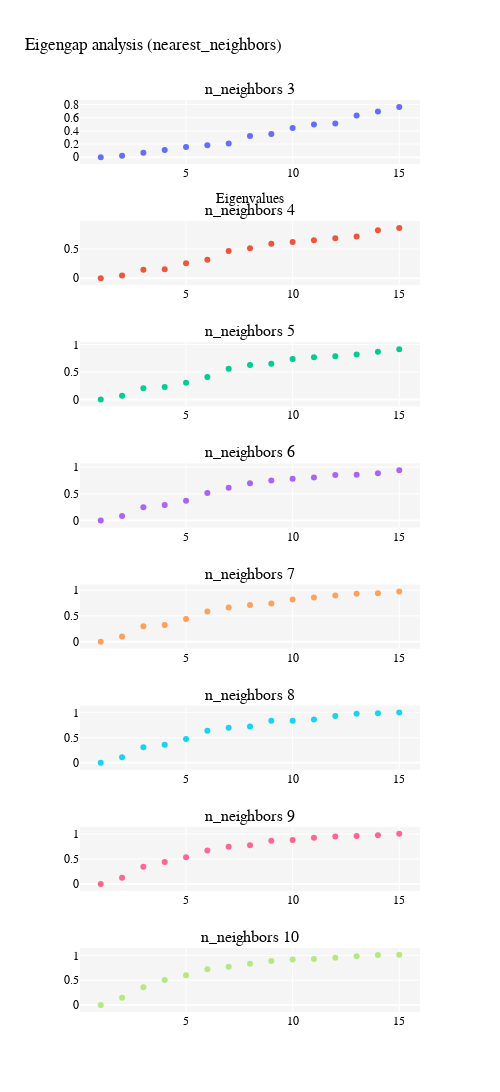

Source (notebook cell):
### Markdown cell above
### 4.1.1 Check number of clusters with different parameters for data_all_reduced

#### Eigengap

### Code cell
eigen_vals_all_neighbors = get_eig_vals(data_all_reduced.iloc[:, :max_dims_all],
                                      "nearest_neighbors", n_neighbors)
fig_eig1 = show_eig_gaps(eigen_vals_all_neighbors, "nearest_neighbors")
fig_eig1.show()

### Figure 1 — Plotly figure (JSON) as saved in the notebook; plotly's stock layout.template omitted (floating-point values rounded to 4 significant figures)
{"data": [{"hovertemplate": "%{x}<extra></extra>", "mode": "markers", "type": "scatter", "x": [1, 2, 3, 4, 5, 6, 7, 8, 9, 10, 11, 12, 13, 14, 15], "xaxis": "x", "y": [6.661e-16, 0.02285, 0.06762, 0.1098, 0.1549, 0.1828, 0.2064, 0.3232, 0.3527, 0.4437, 0.4957, 0.5106, 0.6331, 0.6928, 0.7625], "yaxis": "y"}, {"hovertemplate": "%{x}<extra></extra>", "mode": "markers", "type": "scatter", "x": [1, 2, 3, 4, 5, 6, 7, 8, 9, 10, 11, 12, 13, 14, 15], "xaxis": "x2", "y": [-4.441e-16, 0.04955, 0.1474, 0.1552, 0.2549, 0.3151, 0.4636, 0.5107, 0.5891, 0.6178, 0.6506, 0.6814, 0.7128, 0.8185, 0.8559], "yaxis": "y2"}, {"hovertemplate": "%{x}<extra></extra>", "mode": "markers", "type": "scatter", "x": [1, 2, 3, 4, 5, 6, 7, 8, 9, 10, 11, 12, 13, 14, 15], "xaxis": "x3", "y": [6.661e-16, 0.06797, 0.2039, 0.2246, 0.3048, 0.4071, 0.561, 0.6268, 0.6517, 0.7347, 0.7703, 0.7846, 0.8166, 0.8699, 0.9148], "yaxis": "y3"}, {"hovertemplate": "%{x}<extra></extra>", "mode": "markers", "type": "scatter", "x": [1, 2, 3, 4, 5, 6, 7, 8, 9, 10, 11, 12, 13, 14, 15], "xaxis": "x4", "y": [2.22e-16, 0.08466, 0.2491, 0.2894, 0.3689, 0.5174, 0.6153, 0.6967, 0.7511, 0.7819, 0.8077, 0.8535, 0.8589, 0.8872, 0.9408], "yaxis": "y4"}, {"hovertemplate": "%{x}<extra></extra>", "mode": "markers", "type": "scatter", "x": [1, 2, 3, 4, 5, 6, 7, 8, 9, 10, 11, 12, 13, 14, 15], "xaxis": "x5", "y": [2.22e-16, 0.1009, 0.2981, 0.3223, 0.4376, 0.5845, 0.6614, 0.7128, 0.7423, 0.8161, 0.8572, 0.8969, 0.9304, 0.9404, 0.9738], "yaxis": "y5"}, {"hovertemplate": "%{x}<extra></extra>", "mode": "markers", "type": "scatter", "x": [1, 2, 3, 4, 5, 6, 7, 8, 9, 10, 11, 12, 13, 14, 15], "xaxis": "x6", "y": [6.661e-16, 0.108, 0.311, 0.3601, 0.475, 0.6374, 0.6979, 0.7246, 0.8366, 0.8394, 0.8632, 0.9326, 0.9751, 0.9867, 0.9995], "yaxis": "y6"}, {"hovertemplate": "%{x}<extra></extra>", "mode": "markers", "type": "scatter", "x": [1, 2, 3, 4, 5, 6, 7, 8, 9, 10, 11, 12, 13, 14, 15], "xaxis": "x7", "y": [2.22e-16, 0.1236, 0.3425, 0.4399, 0.535, 0.6708, 0.7474, 0.7761, 0.8674, 0.8818, 0.9243, 0.9524, 0.961, 0.9787, 1.008], "yaxis": "y7"}, {"hovertemplate": "%{x}<extra></extra>", "mode": "markers", "type": "scatter", "x": [1, 2, 3, 4, 5, 6, 7, 8, 9, 10, 11, 12, 13, 14, 15], "xaxis": "x8", "y": [0, 0.1469, 0.3576, 0.5039, 0.5998, 0.722, 0.7721, 0.8294, 0.8885, 0.9159, 0.9285, 0.9512, 0.9812, 1.01, 1.011], "yaxis": "y8"}], "layout": {"annotations": [{"font": {"size": 16}, "showarrow": false, "text": "n_neighbors 3", "x": 0.5, "xanchor": "center", "xref": "paper", "y": 1, "yanchor": "bottom", "yref": "paper"}, {"font": {"size": 16}, "showarrow": false, "text": "n_neighbors 4", "x": 0.5, "xanchor": "center", "xref": "paper", "y": 0.8672, "yanchor": "bottom", "yref": "paper"}, {"font": {"size": 16}, "showarrow": false, "text": "n_neighbors 5", "x": 0.5, "xanchor": "center", "xref": "paper", "y": 0.7344, "yanchor": "bottom", "yref": "paper"}, {"font": {"size": 16}, "showarrow": false, "text": "n_neighbors 6", "x": 0.5, "xanchor": "center", "xref": "paper", "y": 0.6016, "yanchor": "bottom", "yref": "paper"}, {"font": {"size": 16}, "showarrow": false, "text": "n_neighbors 7", "x": 0.5, "xanchor": "center", "xref": "paper", "y": 0.4688, "yanchor": "bottom", "yref": "paper"}, {"font": {"size": 16}, "showarrow": false, "text": "n_neighbors 8", "x": 0.5, "xanchor": "center", "xref": "paper", "y": 0.3359, "yanchor": "bottom", "yref": "paper"}, {"font": {"size": 16}, "showarrow": false, "text": "n_neighbors 9", "x": 0.5, "xanchor": "center", "xref": "paper", "y": 0.2031, "yanchor": "bottom", "yref": "paper"}, {"font": {"size": 16}, "showarrow": false, "text": "n_neighbors 10", "x": 0.5, "xanchor": "center", "xref": "paper", "y": 0.07031, "yanchor": "bottom", "yref": "paper"}], "font": {"color": "black", "family": "Montserrat", "size": 12}, "height": 2600, "plot_bgcolor": "rgb(245, 245, 245)", "showlegend": false, "title": {"text": "Eigengap analysis (nearest_neighbors)"}, "width": 500, "xaxis": {"anchor": "y", "domain": [0, 1], "title": {"text": "Eigenvalues"}}, "xaxis2": {"anchor": "y2", "domain": [0, 1]}, "xaxis3": {"anchor": "y3", "domain": [0, 1]}, "xaxis4": {"anchor": "y4", "domain": [0, 1]}, "xaxis5": {"anchor": "y5", "domain": [0, 1]}, "xaxis6": {"anchor": "y6", "domain": [0, 1]}, "xaxis7": {"anchor": "y7", "domain": [0, 1]}, "xaxis8": {"anchor": "y8", "domain": [0, 1]}, "yaxis": {"anchor": "x", "domain": [0.9297, 1]}, "yaxis2": {"anchor": "x2", "domain": [0.7969, 0.8672]}, "yaxis3": {"anchor": "x3", "domain": [0.6641, 0.7344]}, "yaxis4": {"anchor": "x4", "domain": [0.5312, 0.6016]}, "yaxis5": {"anchor": "x5", "domain": [0.3984, 0.4688]}, "yaxis6": {"anchor": "x6", "domain": [0.2656, 0.3359]}, "yaxis7": {"anchor": "x7", "domain": [0.1328, 0.2031]}, "yaxis8": {"anchor": "x8", "domain": [0, 0.07031]}}}
